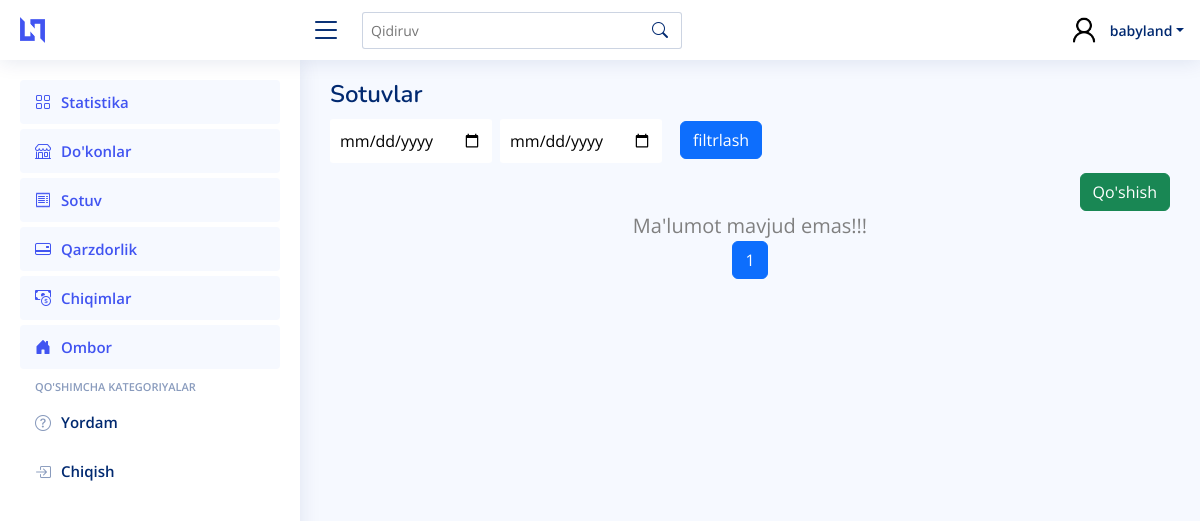
/sale/ (signed in), run on an earlier commit of the app's database.
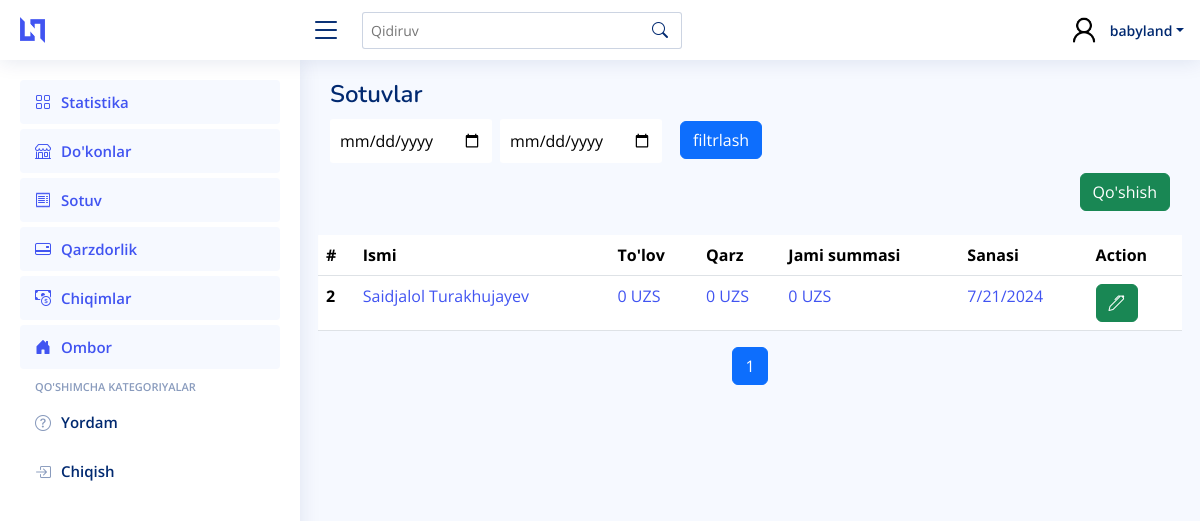
And on a later commit of the database.
### main_app/models.py (models this page shows, shortened)
class Sale(models.Model):
    payment = models.PositiveIntegerField(default=0)
    debt = models.PositiveIntegerField(default=0)
    date_added = models.DateField(auto_now_add=True)
    shop = models.ForeignKey(Shop, on_delete=models.CASCADE, related_name="sales")
    def get_amount(self):
        return sum([i.get_amount() for i in self.items.all()])

class Shop(models.Model):
    name = models.CharField(max_length=250)
    last_name = models.CharField(max_length=250)
    region = models.ForeignKey(Regions, on_delete=models.CASCADE, related_name="shops")

### main_app/views.py (the view, shortened to what this page needs)
# urls.py: path("sale/", SaleView.as_view(), name="sale"),
@method_decorator(login_required, name='dispatch')
class SaleView(ListView):
    template_name = "sale/sale.html"
    model = Sale
    paginate_by = 10
    context_object_name = 'object_list'
    def get_queryset(self):
        return Sale.objects.all()
    def get_context_data(self, **kwargs):
        context = {}
        sale_items = Sale.objects.all()
        paginator_sale_items = Paginator(sale_items, self.paginate_by)
        page_number_sale_items = self.request.GET.get('page_sale_items')
        page_obj_sale_items = paginator_sale_items.get_page(page_number_sale_items)
        context = {
            "provinces":Province.objects.all(),
            "regions": Regions.objects.all(),
            "shops":Shop.objects.all(),
            "object_list": page_obj_sale_items
        }
        return context

### templates/sale/sale.html (shortened to what this page needs)
{% extends 'wrapper.html' %}
{% load humanize %}
{% block content %}
<div class="pagetitle">
    <h1>Sotuvlar</h1>
    <div class="d-felx justify-content-center align-items-center flex-column">
      <form method="POST" class="d-flex gap-2 justify-content-center align-items-center flex-column flex-lg-row justify-content-lg-start">
       <div class="from">
        <input name="from" type="date" id="from" style="border-radius: 3px;margin-top:10px;outline:none;border:none;padding:10px 10px;">
       </div>
        <div class="till">
          <input name="till" type="date" id="from" style="border-radius: 3px;margin-top:10px;outline:none;border:none;padding:10px 10px;">
        </div>
        <div class="button pt-2">
          <button class="btn btn-primary" name="filtr" style="margin-left: 10px;">filtrlash</button>
        </div>
      </form>
    </div>
  </div>
  <div class="d-flex justify-content-between align-items-center">
    <div>
      <form method="POST">
        <button type="button" class="btn btn-success" data-bs-toggle="modal" data-bs-target="#exampleModal">Qo'shish</button>
      </form>
    </div>
  </div>
    <div class="row" style="overflow-x: auto;">
      {% if object_list %}
            <table class="table mt-4" >
              <thead>
                <tr>
                  <th scope="col">#</th>
                  <th scope="col">Ismi</th>
                  <th scope="col">To'lov</th>
                  <th scope="col">Qarz</th>
                  <th scope="col">Jami summasi</th>
                  <th scope="col">Sanasi</th>
                  <th scope="col">Action</th>
                </tr>
              </thead>
              <tbody>
                {% for i in object_list %}
                <tr>
                    <th scope="row">{{ i.id }}</th>
                    <td><a href="{% url 'main_app:sale_detail' i.id %}">{{ i.shop.name }} {{ i.shop.last_name }}</a></td>
                    <td><a href="{% url 'main_app:sale_detail' i.id %}">{{ i.payment|intcomma }} UZS</a></td>
                    <td><a href="{% url 'main_app:sale_detail' i.id %}">{{ i.debt|intcomma }} UZS</a></td>
                    <td><a href="{% url 'main_app:sale_detail' i.id %}">{{ i.get_amount|intcomma }} UZS</a></td>
                    <td><a href="{% url 'main_app:sale_detail' i.id %}">{{ i.date_added.month }}/{{ i.date_added.day }}/{{ i.date_added.year }}</a></td>
                    <td>
                      <form method="POST" class="d-flex justify-content-start align-items-center gap-3">
                        <button type="button" class="btn btn-success edit-btn" data-id="{{ i.id }}" data-bs-toggle="modal"  data-bs-target="#editExpance"> <i class="bi bi-pen"></i></button>
                      </form>
                    </td>
                  </tr>
                {% endfor %}
              </tbody>
            </table>
            {% else %}
                  <div style="color: gray;font-size:20px;text-align:center">
                    Ma'lumot mavjud emas!!!
                  </div>
            {% endif %}
            <nav aria-label="Page navigation">
              <ul class="pagination justify-content-center">
                {% for num in object_list.paginator.page_range %}
                  {% if object_list.number == num %}
                    <li class="page-item active"><a class="page-link" href="?page_sale_items={{ num }}">{{ num }}</a></li>
                  {% else %}
                    <li class="page-item"><a class="page-link" href="?page_sale_items={{ num }}">{{ num }}</a></li>
                  {% endif %}
                {% endfor %}
              </ul>
          </nav>
    </div>
{% endblock content %}

What changed in the data, as far as the page shows it:
added Sale: id "2", shop.name "Saidjalol", shop.last_name "Turakhujayev", payment "0", debt "0", get_amount "0", date_added.month "7", date_added.day "21", date_added.year "2024"
Also different on the page:
text no longer shown: "Ma'lumot mavjud emas!!!"
text now shown: "# Ismi To'lov Qarz Jami summasi Sanasi Action"
